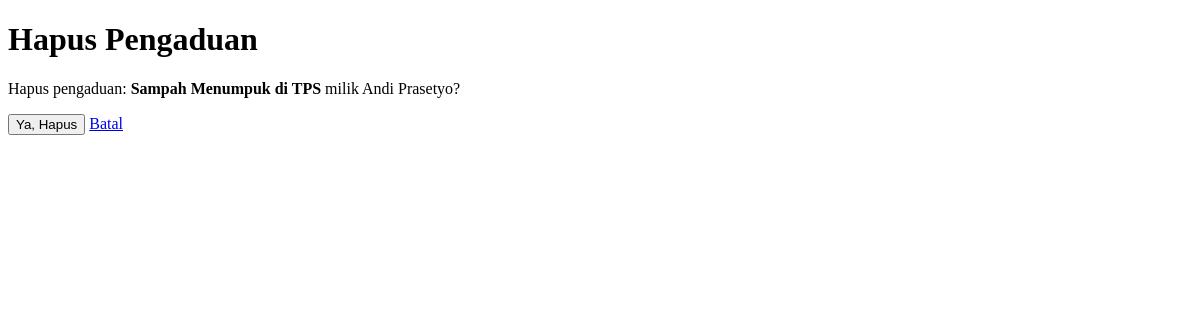
Page /warga/pengaduan/2/hapus/ on the earlier database version.
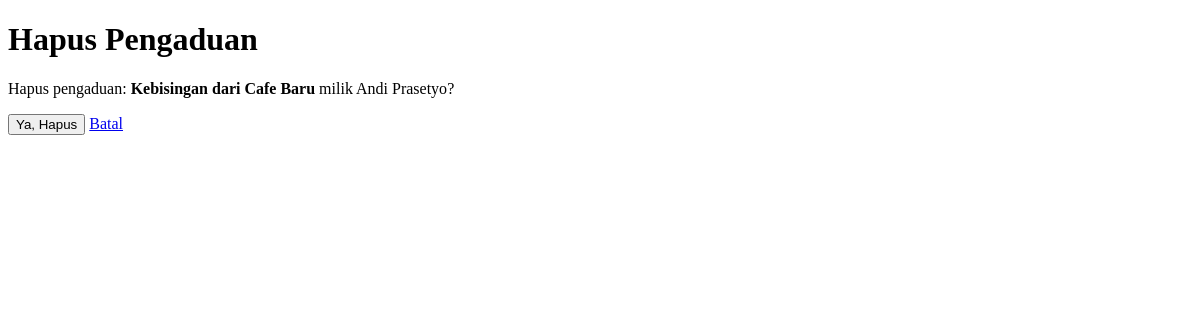
Same page on the later database version.
### warga/models.py (models this page shows, shortened)
class Pengaduan(models.Model):
    STATUS_CHOICES = [
        ('BARU', 'Baru'),
        ('DIPROSES', 'Diproses'),
        ('SELESAI', 'Selesai'),
    ]
    judul = models.CharField(max_length=200)
    deskripsi = models.TextField()
    status = models.CharField(max_length=10, choices=STATUS_CHOICES, default='BARU')
    tanggal_lapor = models.DateTimeField(auto_now_add=True)
    pelapor = models.ForeignKey(Warga, on_delete=models.CASCADE, related_name='pengaduan')

class Warga(models.Model):
    nik = models.CharField(max_length=16, unique=True, verbose_name="Nomor Induk Kependudukan")
    nama_lengkap = models.CharField(max_length=100, verbose_name="Nama Lengkap")
    alamat = models.TextField(verbose_name="Alamat Tinggal")
    no_telepon = models.CharField(max_length=15, blank=True, verbose_name="Nomor Telepon")
    tanggal_registrasi = models.DateTimeField(auto_now_add=True)

### warga/views.py (the view)
# urls.py: path('pengaduan/<int:pk>/hapus/', PengaduanDeleteView.as_view(), name='pengaduan-hapus'),
class PengaduanDeleteView(DeleteView):
    model = Pengaduan
    template_name = 'warga/pengaduan_confirm_delete.html'
    success_url = reverse_lazy('pengaduan-list')

### warga/templates/warga/pengaduan_confirm_delete.html (shortened to what this page needs)
<!DOCTYPE html>
<html>
<head><title>Konfirmasi Hapus Pengaduan</title></head>
<body>
  <h1>Hapus Pengaduan</h1>
  <p>Hapus pengaduan: <strong>{{ object.judul }}</strong> milik {{ object.pelapor.nama_lengkap }}?</p>
  <form method="post">
    <button type="submit">Ya, Hapus</button>
    <a href="{% url 'pengaduan-list' %}">Batal</a>
  </form>
</body>
</html>

Differences in the rows shown:
changed Pengaduan "Andi Prasetyo": judul "Sampah Menumpuk di TPS" → "Kebisingan dari Cafe Baru"
